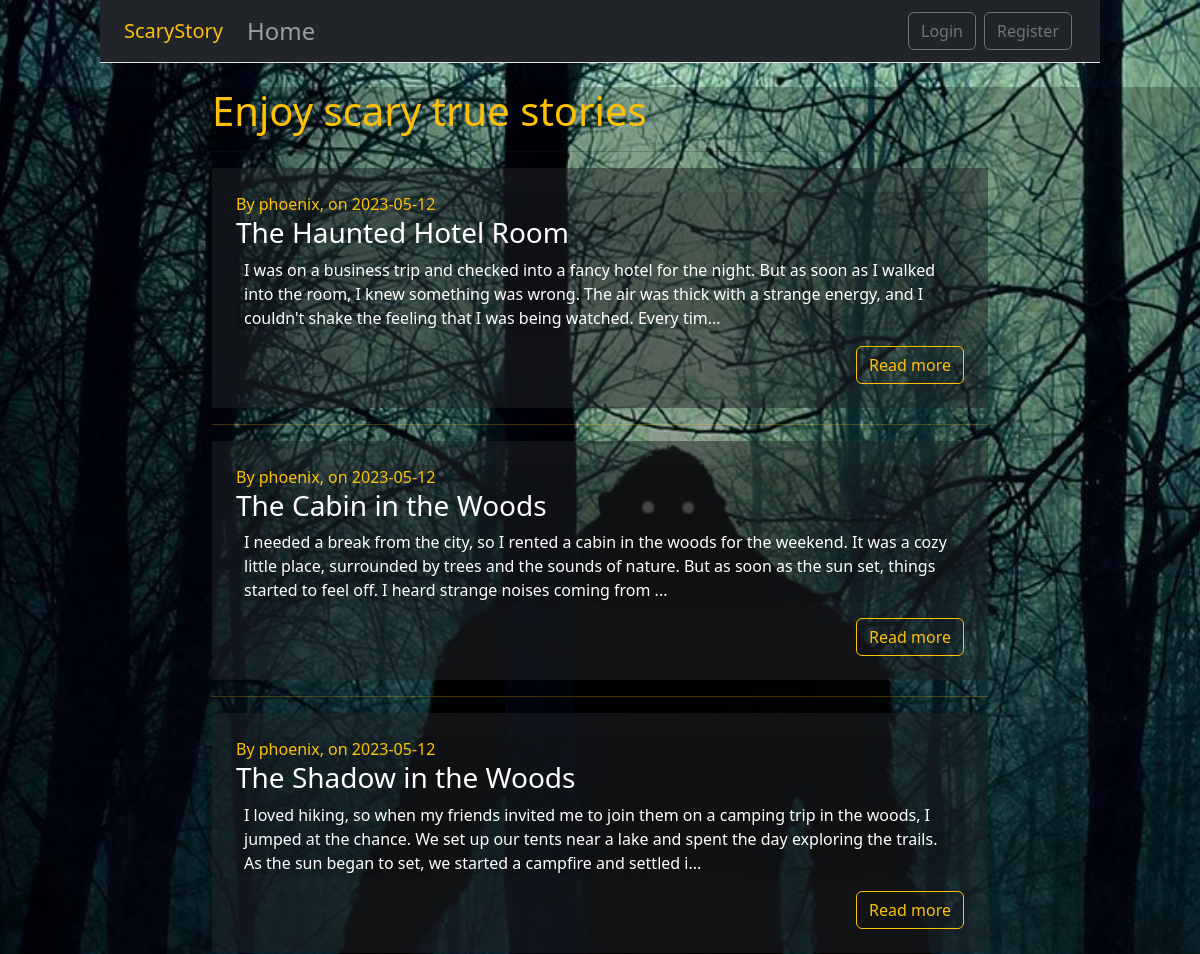
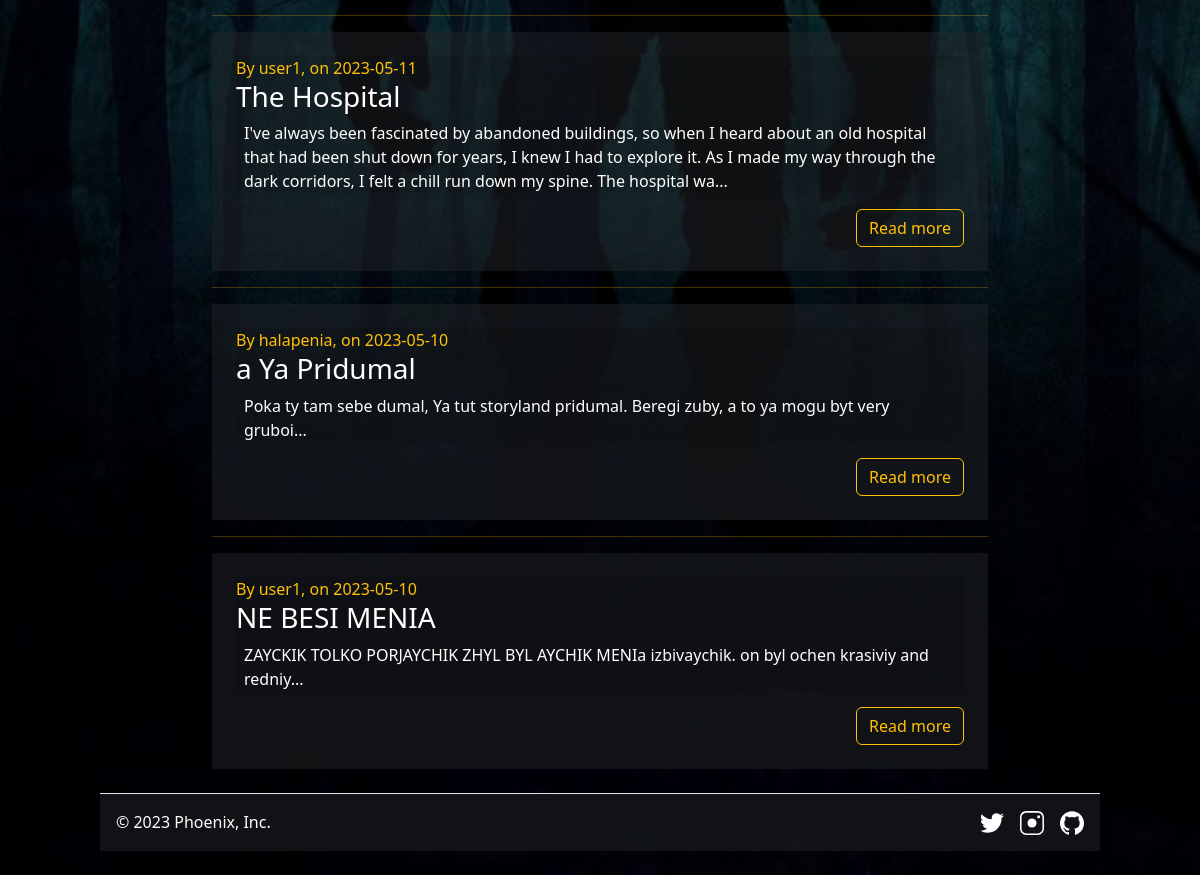
The page / on the database its author committed (2 pictures, top to bottom).
### my_app/models/posts.py (models this page shows, shortened)
class Post(db.Model):
    __tablename__ = 'posts'
    id = db.Column(db.Integer, primary_key=True)
    title = db.Column(db.String(150), nullable=False)
    content = db.Column(db.Text, nullable=False)
    date_created = db.Column(db.DateTime(timezone=True), nullable=False, default=func.now())
    user_id = db.Column(db.Integer, db.ForeignKey('users.id'), nullable=False)

### my_app/models/users.py (models this page shows, shortened)
class User(db.Model, UserMixin):
    __tablename__ = 'users'
    id = db.Column(db.Integer, primary_key=True)
    username = db.Column(db.String(50), unique=True, nullable=False)
    email = db.Column(db.String(255), unique=True, nullable=False)
    password = db.Column(db.String(16), nullable=False)
    posts = db.relationship('Post', backref=db.backref('user', lazy=True))

### my_app/blog_bp/views.py (the view)
@blog.route('/')
def index():
    all_posts = posts.query.all()
    return render_template('blog/index.html', all_posts=all_posts)

### my_app/templates/blog/index.html (shortened to what this page needs)
{% extends '/layout.html' %}
{% block main %}
<div class="row mt-4 bg-black bg-opacity-25">
    <div class="col-lg-8 col-md-10 col-sm-12 mx-auto">
        <h1 class="text-warning">Enjoy scary true stories </h1>
        <hr>
        {% for post in all_posts[::-1] %}
        <article class="text-bg-dark bg-opacity-50 p-4">
            <div class="content bg-black bg-opacity-10">
                <span class="text-warning">By {{post.user.username}}, on {{post.date_created.strftime('%Y-%m-%d')}}</span>
                <h3 class="">{{post.title}}</h3>
                <p class="mx-2">{{post.content[:250]}}...</p>
            </div>
            <div class="buttons text-end">
                <a href="{{url_for('blog.post_info', id=post.id)}}" class="btn btn-outline-warning">Read more</a>
            </div>
        </article>
        {% if not loop.last %}
        <hr class="text-warning">
        {% endif %}
        {% endfor %}
    </div>
</div>
{% endblock %}

### my_app/templates/layout.html (shortened to what this page needs)
<!DOCTYPE html>
<html lang="en">
<head>
    <link href="https://cdn.jsdelivr.net/npm/bootstrap@5.2.3/dist/css/bootstrap.min.css" rel="stylesheet"
 />
    <link rel="stylesheet" href="{{url_for('static', filename='css/style.css')}}" />
</head>
<body>
    <header class="container-fluid">
        <section class="row">
            <div class="col-lg-10 col-md-12 px-0 mx-auto">
                <nav class="navbar navbar-expand-sm navbar-dark text-bg-dark px-4 border-bottom">
                    <span class="navbar-brand text-bg-dark text-warning">ScaryStory</span>
                    <div class="collapse navbar-collapse" id="navbarToggler">
                        <ul class="navbar-nav me-auto mb-2 mb-lg-0">
                            <li class="nav-item">
                                <a href="{{url_for('blog.index')}}" class="nav-link p-0 mx-2">Home</a>
                            </li>
                        </ul>
                        <div class="d-flex justify-content-md-end">
                            <ul class="navbar-nav">
                                {% if current_user.is_authenticated %}
                                <li class="navbar-item">
                                    <div class="dropdown dropdown-header">
                                        <button class="btn text-warning dropdown-toggle" type="button"
                                            data-bs-toggle="dropdown" aria-expanded="false">
                                            {{current_user.username}}
                                        </button>
                                        <ul class="dropdown-menu dropdown-menu-end text-bg-dark bg-opacity-75">
                                            <li class="dropdown-item p-0">
                                                <a href="{{url_for('auth.logout')}}"
                                                    class="text-decoration-none text-white"><p class="px-2">Logout</p></a>
                                            </li>
                                            <li class="dropdown-item p-0">
                                                <a href="{{url_for('blog.profile', id=current_user.id)}}"
                                                    class="text-decoration-none text-white"><p class="px-2">Profile</p></a>
                                            </li>
                                        </ul>
                                    </div>
                                </li>
                                {% else %}
                                <li class="navbar-item">
                                    <a class=" btn btn-outline-secondary m-1" href="{{url_for('auth.login')}}">Login</a>
                                </li>
                                <li class="navbar-item">
                                    <a class=" btn btn-outline-secondary m-1"
                                        href="{{url_for('auth.register')}}">Register</a>
                                </li>
                                {% endif %}
                            </ul>
                        </div>
                    </div>
                </nav>
            </div>
        </section>
    </header>
    <main class="container-fluid">
        {% block main %}{% endblock %}
    </main>
    <footer class="container-fluid">
        <section class="row">
            <div class="col-lg-10 col-md-12 px-0 mx-auto">
                <div
                    class="d-flex flex-wrap bg-dark bg-opacity-50 justify-content-between align-items-center p-3 my-4 border-top">
                    <div class="col-md-4 d-flex align-items-center">
                        <span class="mb-3 mb-md-0 text-white">© 2023 Phoenix, Inc.</span>
                    </div>
                    <ul class="nav col-md-4 justify-content-end list-unstyled d-flex">
                        <li class="ms-3">
                            <a class="text-muted" href="https://twitter.com/" target="_blank">
                            </a>
                        </li>
                        <li class="ms-3">
                            <a class="text-muted" href="https://www.instagram.com/" target="_blank">
                            </a>
                        </li>
                        <li class="ms-3">
                            <a class="text-muted" href="https://github.com/Phoenix-unic" target="_blank">
                            </a>
                        </li>
                    </ul>
                </div>
            </div>
        </section>
    </footer>
</body>
</html>

### my_app/static/css/style.css (style rules this page uses)
* { padding: 0px; margin: 0px; }
body { background-image: url(/static/images/monster_bg_1920x1080.jpg); background-size: cover; background-attachment: fixed; background-position: center; background-repeat: no-repeat; }
header .nav-link { font-size: 1.5rem; }
main { min-height: 80vh; }

### rows shown on the page
Post: user.username "phoenix", date_created "2023-05-12", title "The Haunted Hotel Room", content "I was on a business trip and checked into a fancy hotel for the night. But as soon as I walked into the room, I knew something was wrong. The air was thick with a strange energy, and I couldn't shake the feeling that I was being watched. Every tim"
Post: user.username "phoenix", date_created "2023-05-12", title "The Cabin in the Woods", content "I needed a break from the city, so I rented a cabin in the woods for the weekend. It was a cozy little place, surrounded by trees and the sounds of nature. But as soon as the sun set, things started to feel off. I heard strange noises coming from"
Post: user.username "phoenix", date_created "2023-05-12", title "The Shadow in the Woods", content "I loved hiking, so when my friends invited me to join them on a camping trip in the woods, I jumped at the chance. We set up our tents near a lake and spent the day exploring the trails. As the sun began to set, we started a campfire and settled i"
Post: user.username "user1", date_created "2023-05-11", title "The Hospital", content "I've always been fascinated by abandoned buildings, so when I heard about an old hospital that had been shut down for years, I knew I had to explore it. As I made my way through the dark corridors, I felt a chill run down my spine. The hospital wa"
Post: user.username "halapenia", date_created "2023-05-10", title "a Ya Pridumal", content "Poka ty tam sebe dumal, Ya tut storyland pridumal. Beregi zuby, a to ya mogu byt very gruboi"
Post: user.username "user1", date_created "2023-05-10", title "NE BESI MENIA", content "ZAYCKIK TOLKO PORJAYCHIK ZHYL BYL AYCHIK MENIa izbivaychik. on byl ochen krasiviy and redniy"
